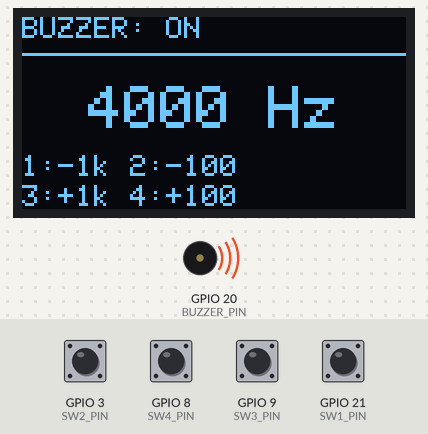
A sketch run on a simulated ESP32. Parts: 128×64 one-colour display, buzzer (waves = sounding). The inputs (shaded band) are chosen by the test bench; at power-on: GPIO 3 (SW2_PIN), GPIO 8 (SW4_PIN), GPIO 9 (SW3_PIN), GPIO 21 (SW1_PIN) HIGH. What the sketch prints to the serial monitor is not drawn.

Above: at 1.2 s.
1.3 s: GPIO 3 (SW2_PIN) pulled LOW for 0.15 s
At 2.5 s:
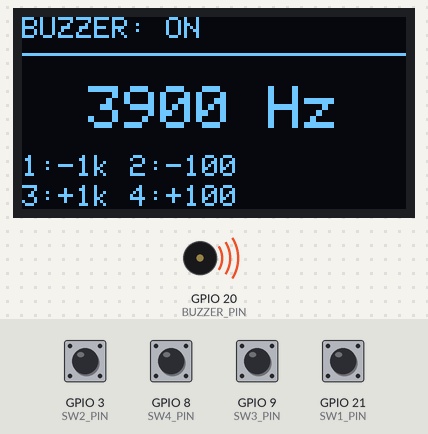
2.9 s: GPIO 9 (SW3_PIN) pulled LOW for 0.15 s
At 3.9 s:
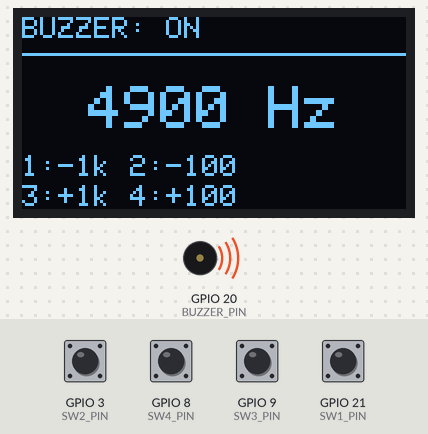
4.5 s: GPIO 8 (SW4_PIN) pulled LOW for 0.15 s
At 5.9 s:
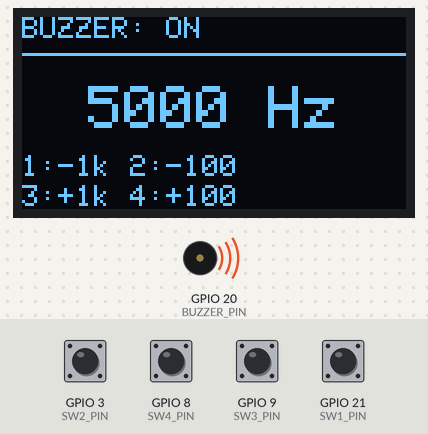
6.2 s: GPIO 8 (SW4_PIN) pulled LOW for 1 s
At 7.1 s:
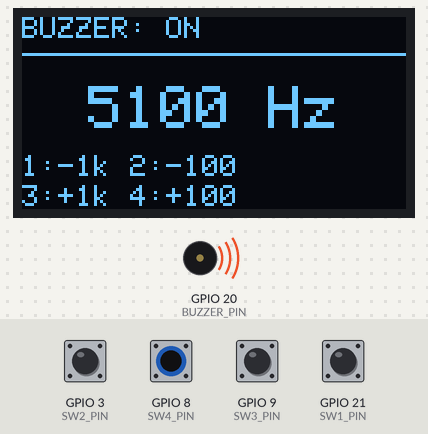
8.7 s: GPIO 21 (SW1_PIN) pulled LOW for 0.15 s
At 10.1 s:
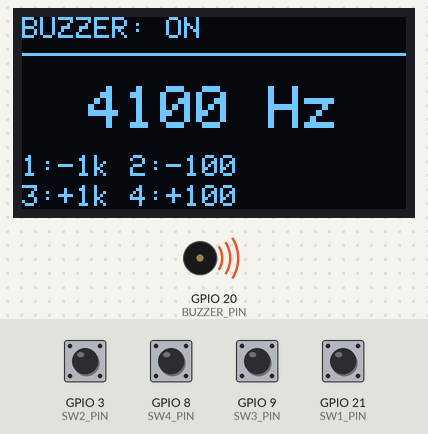
10.4 s: GPIO 21 (SW1_PIN) pulled LOW for 1 s
At 11.6 s:
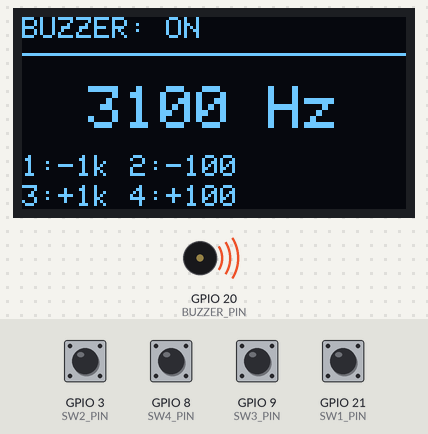
Timing chart, 0 to 13.4 s (numbered marks = the images above; inputs shaded):
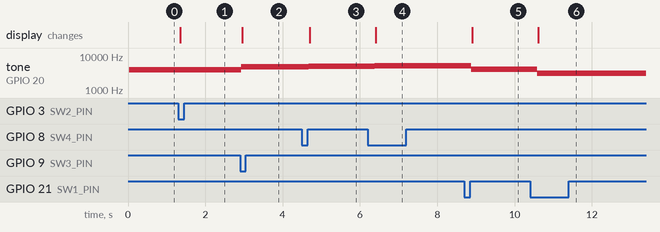

Measured:
- after the input at 1.3 s, tone on GPIO 20 (BUZZER_PIN): 4000 Hz → 3900 Hz at once; the display: changes after 0.06 s (image 1)
- after the input at 2.9 s, tone on GPIO 20 (BUZZER_PIN): 3900 Hz → 4900 Hz at once; the display: changes after 0.06 s (image 2)
- after the input at 4.5 s, tone on GPIO 20 (BUZZER_PIN): 4900 Hz → 5000 Hz after 0.18 s; the display: changes after 0.21 s (image 3)
- after the input at 6.2 s, tone on GPIO 20 (BUZZER_PIN): 5000 Hz → 5100 Hz after 0.18 s; the display: changes after 0.21 s (image 4)
- after the input at 8.7 s, tone on GPIO 20 (BUZZER_PIN): 5100 Hz → 4100 Hz after 0.18 s; the display: changes after 0.21 s (image 5)
- after the input at 10.4 s, tone on GPIO 20 (BUZZER_PIN): 4100 Hz → 3100 Hz after 0.18 s; the display: changes after 0.21 s (image 6)

The sketch:

KUMITATE_SENSOR.ino
```cpp
#include <Arduino.h>
#include <Wire.h>
#include <Adafruit_GFX.h>
#include <Adafruit_SSD1306.h>

// KUMITATE-C3 GPIO
#define BUZZER_PIN 20

#define SW1_PIN 21
#define SW2_PIN 3
#define SW3_PIN 9
#define SW4_PIN 8

#define SDA_PIN 1
#define SCL_PIN 2

#define SCREEN_WIDTH 128
#define SCREEN_HEIGHT 64

Adafruit_SSD1306 display(
  SCREEN_WIDTH, SCREEN_HEIGHT, &Wire, -1
);

// 周波数設定
const int MIN_FREQ = 100;
const int MAX_FREQ = 20000;
int frequency = 4000;

// ブザーON/OFF
bool buzzerEnabled = true;

// スイッチ設定
const uint8_t swPins[4] = {
  SW1_PIN, SW2_PIN, SW3_PIN, SW4_PIN
};

const int steps[4] = {
  -1000, -100, 1000, 100
};

const unsigned long DEBOUNCE_MS = 30;
const unsigned long COMBO_WINDOW_MS = 150;

bool lastReading[4];
bool stableState[4];
unsigned long lastChange[4];

// SW1・SW4の単押し判定を保留する
bool pending[4] = {false, false, false, false};
unsigned long pressTime[4] = {0, 0, 0, 0};

// 同時押しを1回だけ実行するためのフラグ
bool comboHandled = false;

// OLED更新
void updateDisplay() {
  display.clearDisplay();
  display.setTextColor(SSD1306_WHITE);

  display.setTextSize(1);
  display.setCursor(0, 0);
  display.print("BUZZER: ");
  display.println(buzzerEnabled ? "ON" : "OFF");

  display.drawLine(0, 12, 127, 12, SSD1306_WHITE);

  display.setTextSize(2);
  String freqText = String(frequency) + " Hz";
  int x = (128 - freqText.length() * 12) / 2;
  display.setCursor(max(0, x), 23);
  display.println(freqText);

  display.setTextSize(1);
  display.setCursor(0, 46);
  display.println("1:-1k 2:-100");
  display.setCursor(0, 56);
  display.println("3:+1k 4:+100");

  display.display();
}

// ブザー出力反映
void applyBuzzer() {
  if (buzzerEnabled) {
    ledcWriteTone(BUZZER_PIN, frequency);
  } else {
    ledcWriteTone(BUZZER_PIN, 0);
  }
}

// 周波数変更
void updateFrequency(int step) {
  int newFreq = constrain(
    frequency + step,
    MIN_FREQ,
    MAX_FREQ
  );

  if (newFreq == frequency) return;

  frequency = newFreq;
  applyBuzzer();
  updateDisplay();

  Serial.printf("Frequency: %d Hz\n", frequency);
}

// ON/OFF切り替え
void toggleBuzzer() {
  buzzerEnabled = !buzzerEnabled;
  applyBuzzer();
  updateDisplay();

  Serial.printf(
    "Buzzer: %s\n",
    buzzerEnabled ? "ON" : "OFF"
  );
}

// スイッチ処理
void checkSwitches() {
  unsigned long now = millis();

  for (int i = 0; i < 4; i++) {
    bool reading = digitalRead(swPins[i]);

    if (reading != lastReading[i]) {
      lastChange[i] = now;
    }

    if (now - lastChange[i] >= DEBOUNCE_MS) {
      if (reading != stableState[i]) {
        stableState[i] = reading;

        if (reading == LOW) {
          // SW1, SW4は同時押し判定のため保留
          if (i == 0 || i == 3) {
            pending[i] = true;
            pressTime[i] = now;
          } else {
            updateFrequency(steps[i]);
          }
        }
      }
    }

    lastReading[i] = reading;
  }

  // SW1 + SW4 同時押し
  if (!comboHandled &&
      stableState[0] == LOW &&
      stableState[3] == LOW &&
      (now - pressTime[0] <= COMBO_WINDOW_MS ||
       now - pressTime[3] <= COMBO_WINDOW_MS) &&
      abs((long)(pressTime[0] - pressTime[3])) <=
          (long)COMBO_WINDOW_MS) {

    pending[0] = false;
    pending[3] = false;

    toggleBuzzer();
    comboHandled = true;
  }

  // 同時押し後、両方離すまで再実行しない
  if (stableState[0] == HIGH &&
      stableState[3] == HIGH) {
    comboHandled = false;
  }

  // 単押し確定
  for (int i : {0, 3}) {
    if (pending[i] &&
        now - pressTime[i] >= COMBO_WINDOW_MS) {

      pending[i] = false;

      if (!comboHandled) {
        updateFrequency(steps[i]);
      }
    }
  }
}

void setup() {
  Serial.begin(115200);

  for (int i = 0; i < 4; i++) {
    pinMode(swPins[i], INPUT_PULLUP);
    lastReading[i] = digitalRead(swPins[i]);
    stableState[i] = lastReading[i];
    lastChange[i] = 0;
  }

  Wire.begin(SDA_PIN, SCL_PIN);
  Wire.setClock(100000);

  if (!display.begin(SSD1306_SWITCHCAPVCC, 0x3C)) {
    Serial.println("OLED initialization failed");
    while (true) delay(100);
  }

  ledcAttach(BUZZER_PIN, frequency, 10);
  applyBuzzer();
  updateDisplay();
}

void loop() {
  checkSwitches();
  delay(1);
}
```
